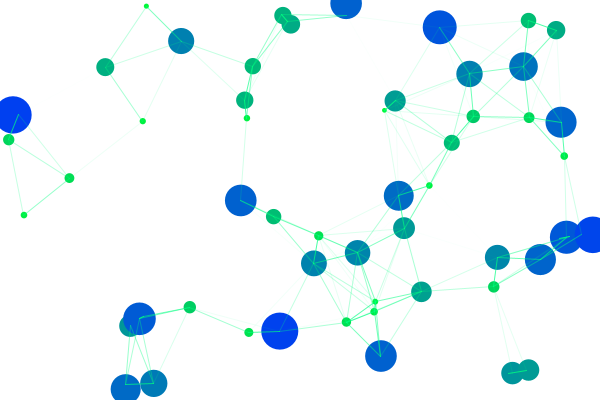
Frame 1 (no input)
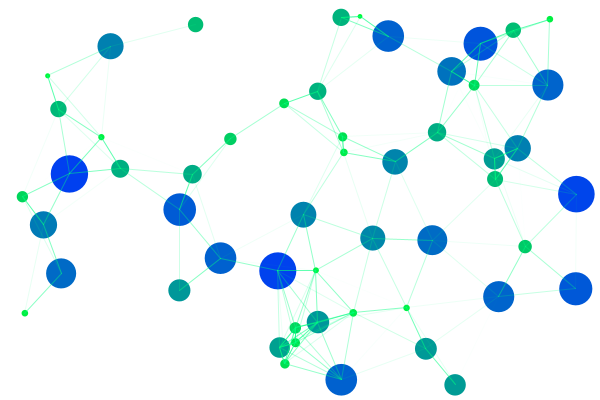
Frame 60 (the mouse pressed at the canvas centre just before this capture)
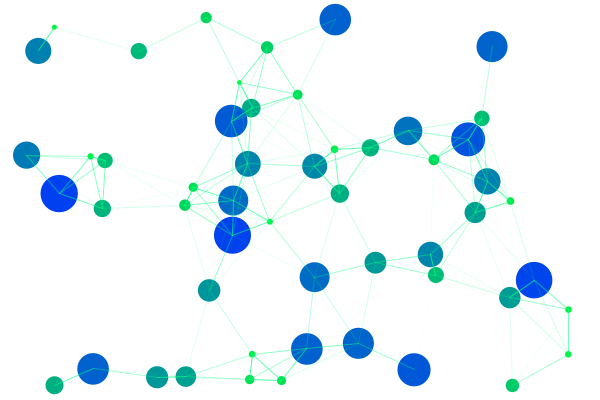
Frame 120 (the mouse held since frame 60 and released just before this capture)

The Processing sketch that drew these frames (run headless with seeded random() and noise(); from frame 60 on, the mouse is pressed at the canvas centre):

// Processing sketch: processing_30779
// ── processing_30779.pde

// nodeGarden using vectors
int numBalls = 53;
Ball[]balls = new Ball[numBalls];
color[]colours = new color[numBalls];
int minRadius = 2;
int maxRadius = 20;

void setup()
{
  size(600, 400);
  smooth();
  noStroke();
  for(int i = 0; i < numBalls; i++)
  {
    float radius = random(minRadius, maxRadius);
    colours[i] = color(0, map(radius, minRadius, maxRadius, 255, 50), map(radius, minRadius, maxRadius, 50, 255));
    PVector startPosition = new PVector(random(width), random(height));
    PVector startVelocity = new PVector(random(-4, 4), random(-4, 4));
    balls[i] = new Ball(startPosition, startVelocity, radius, colours[i]);
    balls[i].bounce = -1;
    balls[i].mass = radius;
  }
}
void draw()
{
  background(255);
  noStroke();
  for(int i = 0; i < numBalls; i++)
  {
    balls[i].move();
    balls[i].display();
    checkWalls(balls[i]);
    balls[i].velocity.limit(maxRadius - balls[i].radius);
  }
  for(int i = 0; i < numBalls - 1; i++)
  {
    for(int j = i + 1; j < numBalls; j++)
    {
      checkCollision(balls[i], balls[j]);
      spring(balls[i], balls[j]);
    }
  }
}

// Ball class
class Ball
{
  PVector position;
  PVector velocity;
  float radius;
  color colour = color(0, 0, 255);
  
  float mass = radius; //1.0;
  float gravity = 0.0;
  float bounce = -1; // default = -0.6
  
 
  // default constructor
/*  Ball() 
  {
  }*/

  Ball(PVector position, PVector velocity, float radius, color colour) 
  {
    this.position = position;
    this.velocity = velocity;
    this.radius = radius;
    this.colour = colour;
  }
  
  void move()
  {
    velocity.y = velocity.y + gravity;
    position.y += velocity.y;
    position.x += velocity.x;
  }
  
  void display()
  {
    fill(colour);
    ellipse(position.x, position.y, radius * 2, radius * 2);
  } 
}

void checkCollision(Ball ball0, Ball ball1)
{
  float dx = ball1.position.x - ball0.position.x;
  float dy = ball1.position.y - ball0.position.y;
  float dist = sqrt(dx*dx + dy*dy);
  
  if(dist < ball0.radius + ball1.radius)
  {
    //calculate angle, sine and cosine
    float angle = atan2(dy, dx);
    float sine = sin(angle);
    float cosine = cos(angle);
    
    //rotate ball0's position
    PVector pos0 = new PVector(0, 0);
    
    //rotate ball1's position
    PVector pos1 = rotateC(dx, dy, sine, cosine, true);
    
    //rotate ball0's velocity
    PVector vel0 = rotateC(ball0.velocity.x, ball0.velocity.y, sine, cosine, true);
    
    //rotate ball1's velocity
    PVector vel1 = rotateC(ball1.velocity.x, ball1.velocity.y, sine, cosine, true);
    
    //collision reaction
    float vxTotal = vel0.x - vel1.x;
    vel0.x = ((ball0.mass - ball1.mass) * vel0.x + 2 * ball1.mass * vel1.x) / (ball0.mass + ball1.mass);
    vel1.x = vxTotal + vel0.x;
    
    //update positions
    float absV = abs(vel0.x) + abs(vel1.x);
    float overlap = (ball0.radius + ball1.radius) - abs(pos0.x - pos1.x);
    pos0.x += vel0.x / absV * overlap;
    pos1.x += vel1.x / absV * overlap;
    
    //rotate positions back
    PVector pos0F = rotateC(pos0.x, pos0.y, sine, cosine, false);
    PVector pos1F = rotateC(pos1.x, pos1.y, sine, cosine, false);
    
    //adjust positions to actual screen positions
    ball1.position.x = ball0.position.x + pos1F.x;
    ball1.position.y = ball0.position.y + pos1F.y;
    ball0.position.x = ball0.position.x + pos0F.x;
    ball0.position.y = ball0.position.y + pos0F.y;
    
    //rotate velocties back
    PVector vel0F = rotateC(vel0.x, vel0.y, sine, cosine, false);
    PVector vel1F = rotateC(vel1.x, vel1.y, sine, cosine, false);
    
    ball0.velocity.x = vel0F.x;
    ball0.velocity.y = vel0F.y;
    ball1.velocity.x = vel1F.x;
    ball1.velocity.y = vel1F.y;
  }
}

PVector rotateC(float x, float y, float sine, float cosine, boolean anticlock)
{
  PVector result = new PVector(0, 0);
  
  if(anticlock)
  {
    result.x = x * cosine + y * sine;
    result.y = y * cosine - x * sine;
  }
  else
  {
    result.x = x * cosine - y * sine;
    result.y = y * cosine + x * sine;
  }
  return result;
}
    
void checkWalls(Ball ball)
{
  if(ball.position.x + ball.radius > width)
  {
    ball.position.x = width - ball.radius;
    ball.velocity.x *= ball.bounce;
  }
  else if(ball.position.x < ball.radius)
  {
    ball.position.x = ball.radius;
    ball.velocity.x *= ball.bounce;
  }
  else if(ball.position.y > height - ball.radius)
  {
    ball.position.y = height - ball.radius;
    ball.velocity.y *= ball.bounce;
  }
  else if(ball.position.y < ball.radius)
  {
    ball.position.y = ball.radius;
    ball.velocity.y *= ball.bounce;
  }
}  
float minDist = 100;
float springAmount = 0.0001;

void spring(Ball ballA, Ball ballB)
{
  float dx = ballA.position.x - ballB.position.x;
  float dy = ballA.position.y - ballB.position.y;
  float dist = sqrt(dx*dx + dy*dy);
  
  if(dist < minDist)
  {
    PVector a = new PVector(dx * springAmount, dy * springAmount);
//    float ax = dx * springAmount;
//    float ay = dy * springAmount;
    ballA.velocity.x += a.x / ballA.mass;
    ballA.velocity.y += a.y / ballA.mass;
    ballB.velocity.x -= a.x / ballB.mass;
    ballB.velocity.y -= a.y / ballB.mass;
    
    strokeWeight(1);
    stroke(0, 255, 128, 255 * (1 - dist / minDist));
    line(ballA.position.x, ballA.position.y, ballB.position.x, ballB.position.y);
    
  }
}
void wrapWalls(Ball ball)
{
  if(ball.position.x > width)
  {
    ball.position.x = 0;
  }
  else if(ball.position.x < 0)
  {
    ball.position.x = width;
  }
  if(ball.position.y > height)
  {
    ball.position.y = 0;
  }
  else if(ball.position.y < 0)
  {
    ball.position.y = height;
  }
}  
